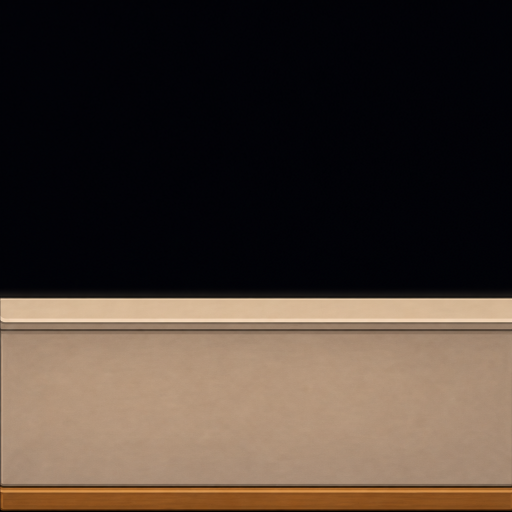
#> input picture games/deadline-escape/refs/art/ai-wall-n-flush.png, 1024 x 1024 px, found by its file name (shown at 1/2 size)
$ python build_ai_wall_tiles.py
#> lines starting #> are read from the running program, lines starting #| are printed output that depends on the picture; after the words box and inside, x2 and y2 are one past the last pixel; in counts of white or black regions, pixels touching at a corner belong together
#!/usr/bin/env python3
"""Build flush (no side-gap) wall/window tiles from AI masters.

Masters: /opt/cursor/artifacts/assets/ai-wall-n-flush.png
         /opt/cursor/artifacts/assets/ai-window-n-flush.png

Output frames are full-bleed on join edges (N/S: left+right; E/W: top+bottom)
so adjacent cells meet without dark seams. Underlay is near-black #020308.
"""
from __future__ import annotations

from pathlib import Path

import numpy as np
from PIL import Image

ROOT = Path(__file__).resolve().parents[2]
FRAMES = ROOT / "games" / "deadline-escape" / "refs" / "sprites" / "frames"
ART_IN = Path("/opt/cursor/artifacts/assets")
ART_OUT = Path("/opt/cursor/artifacts")
SIDE = 256
BAND = 112  # ~44% — matches fog inner strip
UNDER = (2, 3, 8, 255)


def under() -> Image.Image:
    return Image.new("RGBA", (SIDE, SIDE), UNDER)


def is_bg(rgb: np.ndarray) -> np.ndarray:
    """Near-black / near-magenta treated as empty."""
    r, g, b = rgb[..., 0], rgb[..., 1], rgb[..., 2]
    black = (r.astype(np.int16) + g + b) < 55
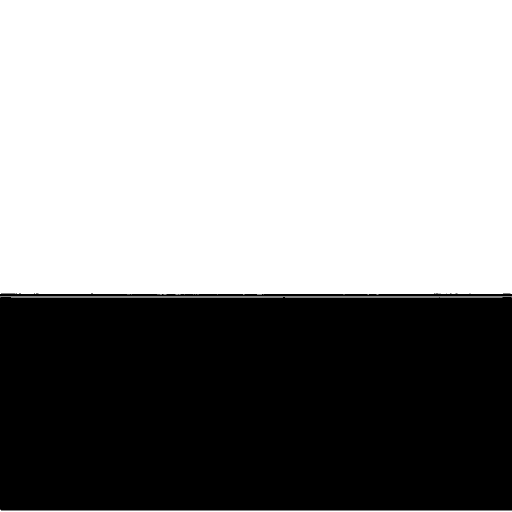
#> black: shape (1024, 1024) bool (shown at 1/2 size); 57.9% white; 2 black regions, box (x1, y1, x2, y2) and area: (0, 594, 1024, 1021) 436265, (0, 587, 1024, 593) 5146
    magenta = (r > 180) & (b > 180) & (g < 120)
#> magenta: shape (1024, 1024) bool; every value is 0
    return black | magenta


def extract_content(im: Image.Image) -> Image.Image:
    a = np.array(im.convert("RGBA"), copy=True)
    bg = is_bg(a[..., :3])
    a[bg, 3] = 0
    # keep only opaque-ish content
    ys, xs = np.where(a[..., 3] > 20)
    if len(xs) == 0:
        raise RuntimeError("no wall content in master")
    return Image.fromarray(a).crop((int(xs.min()), int(ys.min()), int(xs.max()) + 1, int(ys.max()) + 1))


def make_n_band(master: Image.Image) -> Image.Image:
    """Horizontal wall flush left–right, pinned to bottom of cell."""
    crop = extract_content(master)
#> master is the input picture: PIL image 1024x1024 RGB; mean R, G, B 72.3, 59.6, 50.6
    # trim AI outline / soft AA, then stretch full width
    if crop.width > 6 and crop.height > 4:
        crop = crop.crop((2, 0, crop.width - 2, crop.height))
    scaled = crop.resize((SIDE, BAND), Image.Resampling.LANCZOS)
    out = under()
    oa = np.array(out, copy=True)
    sa = np.array(scaled.convert("RGBA"))
    m = sa[..., 3] > 20
#> m: shape (112, 256) bool; every value is 1
    y0 = SIDE - BAND
    oa[y0:SIDE, :, :][m] = sa[m]
    # seamless tile: left edge == right edge (1px), keep interior texture
    edge = oa[y0:SIDE, 4].copy()
#> edge = 112 rows, first 6: [29, 25, 23, 255], [16, 13, 12, 191], [142, 124, 103, 241], [229, 199, 165, 255], [207, 178, 146, 255], [213, 184, 152, 255]
    oa[y0:SIDE, 0] = edge
#> oa: shape (256, 256, 4); mean R, G, B, A 75, 62.2, 53.1, 254.3
    oa[y0:SIDE, SIDE - 1] = edge
#> oa: shape (256, 256, 4); mean R, G, B, A 75, 62.2, 53.1, 254.3
    return Image.fromarray(oa)


def orient(n_tile: Image.Image, edge: str) -> Image.Image:
    if edge == "n":
        return n_tile
    if edge == "s":
        return n_tile.transpose(Image.Transpose.ROTATE_180)
    if edge == "e":
        return n_tile.transpose(Image.Transpose.ROTATE_270)
    if edge == "w":
        return n_tile.transpose(Image.Transpose.ROTATE_90)
    return n_tile


def content_mask(a: np.ndarray) -> np.ndarray:
    lum = a[..., :3].astype(np.int16).sum(-1)
    return (lum > 55) & (a[..., 3] > 20)


def compose(*tiles: Image.Image) -> Image.Image:
    out = under()
    oa = np.array(out, copy=True)
    for t in tiles:
        a = np.array(t.convert("RGBA"))
        m = content_mask(a)
        oa[m] = a[m]
    return Image.fromarray(oa)


def make_stub(corner_im: Image.Image, corner: str) -> Image.Image:
    """Band×band square at play-facing join."""
    a = np.array(corner_im.convert("RGBA"))
    out = np.full_like(a, UNDER)
    m = content_mask(a)
    bm = np.zeros_like(m)
    if corner == "nw":
        bm[SIDE - BAND : SIDE, SIDE - BAND : SIDE] = True
    elif corner == "ne":
        bm[SIDE - BAND : SIDE, 0:BAND] = True
    elif corner == "sw":
        bm[0:BAND, SIDE - BAND : SIDE] = True
    else:
        bm[0:BAND, 0:BAND] = True
    keep = m & bm
    out[keep] = a[keep]
    return Image.fromarray(out)


def save(name: str, im: Image.Image) -> None:
    path = FRAMES / name
    im.save(path)
    print("wrote", path.relative_to(ROOT), path.stat().st_size)


def edge_gap_report(im: Image.Image, edge: str) -> str:
    a = np.array(im)
    m = content_mask(a)
    if edge in ("n", "s"):
        left = int(m[:, 0].sum())
        right = int(m[:, -1].sum())
        return f"{edge}: L={left} R={right}"
    top = int(m[0].sum())
    bot = int(m[-1].sum())
    return f"{edge}: T={top} B={bot}"


def main() -> None:
    wall_src = ART_IN / "ai-wall-n-flush.png"
    win_src = ART_IN / "ai-window-n-flush.png"
    if not wall_src.exists() or not win_src.exists():
        raise SystemExit(f"missing masters: {wall_src} / {win_src}")

    n = make_n_band(Image.open(wall_src))
    win_n = make_n_band(Image.open(win_src))
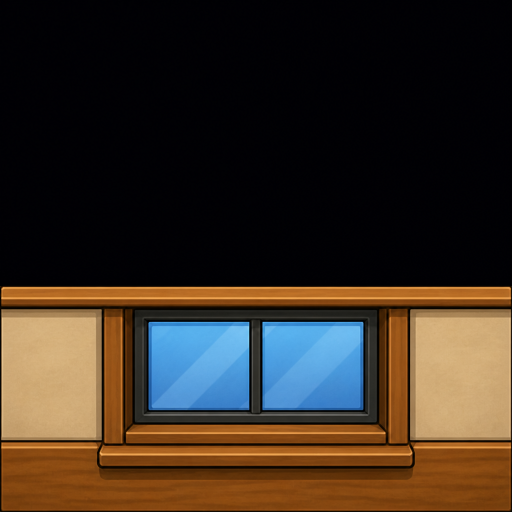
#> input picture games/deadline-escape/refs/art/ai-window-n-flush.png, 1024 x 1024 px, found by its file name (shown at 1/2 size)
#> in is_bg (call 2), `black = (r.astype(np.int16) + g + b) < 55`: black: shape (1024, 1024) bool; 58.8% white; 8 black regions (1 under 20 px), largest, box (x1, y1, x2, y2) and area: (2, 615, 1023, 1023) 181549, (820, 618, 1023, 881) 53387, (2, 618, 204, 881) 53125
#> in make_n_band, master is the input picture: PIL image 1024x1024 RGB; mean R, G, B 56.8, 45.2, 34.4
#> in make_n_band (call 2), `scaled = crop.resize((SIDE, BAND), Image.Resampling.LANCZOS)`:
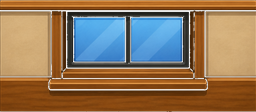
#> scaled: PIL image 256x112 RGBA; mean R, G, B, A 132.9, 105.4, 75.6, 237.6; transparent parts drawn white
#> in make_n_band (call 2), `m = sa[..., 3] > 20`:
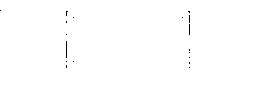
#> m: shape (112, 256) bool; 99.8% white; black in thin lines or dots, all inside (x1, y1, x2, y2) = (0, 10, 190, 68)
#> in make_n_band (call 2), `oa[y0:SIDE, :, :][m] = sa[m]`:
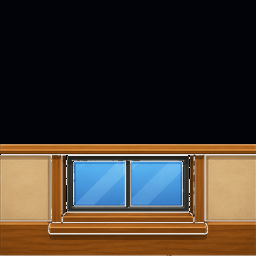
#> oa: shape (256, 256, 4); mean R, G, B, A 59.2, 47.8, 37.6, 247.6; transparent parts drawn white
#> in make_n_band (call 2), `edge = oa[y0:SIDE, 4].copy()`: edge = 112 rows, first 6: [182, 123, 56, 203], [213, 137, 58, 255], [173, 99, 33, 253], [180, 106, 38, 255], [178, 105, 34, 255], [212, 138, 59, 255]
#> in make_n_band (call 2), `oa[y0:SIDE, 0] = edge`: oa: shape (256, 256, 4); 0.17% of pixels changed, all inside (x1, y1, x2, y2) = (0, 144, 1, 256)
#> in make_n_band (call 2), `oa[y0:SIDE, SIDE - 1] = edge`: oa: shape (256, 256, 4); mean R, G, B, A 59.3, 47.8, 37.6, 247.6

    walls = {e: orient(n, e) for e in ("n", "s", "e", "w")}
#> call 4 of orient, with edge = 'w'
#> in orient (call 4), `return n_tile.transpose(Image.Transpose.ROTATE_90)`:
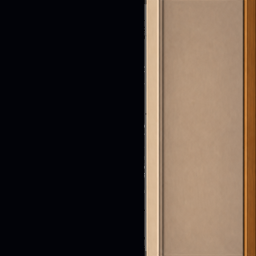
#> returned value: PIL image 256x256 RGBA; mean R, G, B, A 75, 62.2, 53.1, 254.3; transparent parts drawn white
#> walls = 4 items
    wins = {e: orient(win_n, e) for e in ("n", "s", "e", "w")}
#> in orient (call 8), `return n_tile.transpose(Image.Transpose.ROTATE_90)`:
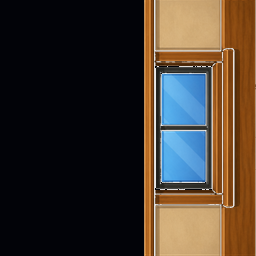
#> returned value: PIL image 256x256 RGBA; mean R, G, B, A 59.3, 47.8, 37.6, 247.6; transparent parts drawn white
#> wins = 4 items

    for e, im in walls.items():
        save(f"tile_wall_{e}.png", im)
        print(" ", edge_gap_report(im, e))
#> this loop made 1 pass
#> e on pass 1: 'n'
    save("tile_wall.png", walls["n"])

    for e, im in wins.items():
        save(f"tile_window_{e}.png", im)
        print(" ", edge_gap_report(im, e))
    save("tile_window.png", wins["n"])

    pairs = {
        "nw": (walls["n"], walls["w"]),
        "ne": (walls["n"], walls["e"]),
        "sw": (walls["s"], walls["w"]),
        "se": (walls["s"], walls["e"]),
    }
    corners = {}
    for k, parts in pairs.items():
        corners[k] = compose(*parts)
        save(f"tile_wall_{k}.png", corners[k])
        save(f"tile_window_{k}.png", corners[k])  # no glass mash on corners

    for k, base in corners.items():
        st = make_stub(base, k)
        save(f"tile_wall_stub_{k}.png", st)
        save(f"tile_window_stub_{k}.png", st)

    triples = {
        "nwe": (walls["n"], walls["w"], walls["e"]),
        "nsw": (walls["n"], walls["s"], walls["w"]),
        "nse": (walls["n"], walls["s"], walls["e"]),
        "swe": (walls["s"], walls["w"], walls["e"]),
    }
    for k, parts in triples.items():
        im = compose(*parts)
        save(f"tile_wall_{k}.png", im)
        save(f"tile_window_{k}.png", im)

    # catalog preview
    names = [
        "tile_wall_n", "tile_window_n", "tile_wall_nw", "tile_wall_stub_nw",
        "tile_wall_e", "tile_window_e", "tile_wall_nwe", "tile_wall_swe",
    ]
    prev = Image.new("RGBA", (SIDE * 4 + 24, SIDE * 2 + 24), (24, 26, 32, 255))
    for i, nm in enumerate(names):
        prev.paste(Image.open(FRAMES / f"{nm}.png"), (12 + (i % 4) * SIDE, 12 + (i // 4) * SIDE))
    preview = ART_OUT / "wall-ai-flush-preview.png"
    prev.save(preview)
    # also copy into sprites root for catalog
    sheet = FRAMES.parent / "wall_ai_flush_preview.png"
    prev.save(sheet)
    print("preview", preview, sheet)
    print("DONE")


if __name__ == "__main__":
#> (the run stopped early here; a loop or call above may not have finished)
